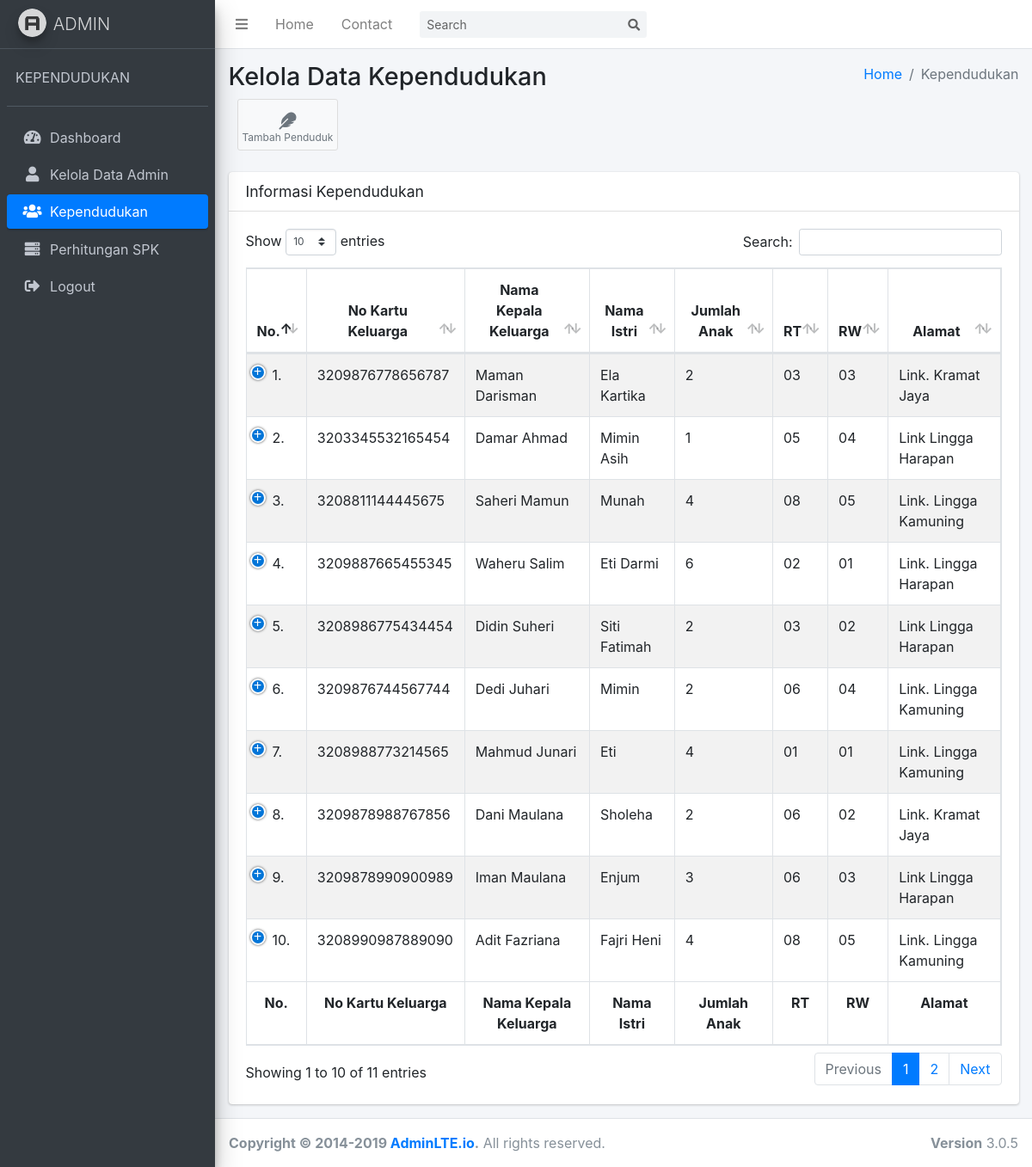
Screenshot of /cKependudukan with the database file from the repository.
### tables this page shows
CREATE TABLE `kependudukan` (
  `id_penduduk` int(11) NOT NULL,
  `no_kk` varchar(125) NOT NULL,
  `nama_kk` varchar(125) NOT NULL,
  `nama_ibu` varchar(125) NOT NULL,
  `jumlah_anak` int(20) NOT NULL,
  `rt` varchar(10) NOT NULL,
  `rw` varchar(10) NOT NULL,
  `alamat` text NOT NULL
);

### application/controllers/cKependudukan.php (called while the page is built, shortened)
<?php
class cKependudukan extends CI_Controller
{
    public function __construct()
    {
        $this->load->model('mKependudukan');
    }
    public function index()
    {
        $data = array(
            'penduduk' => $this->mKependudukan->select()
        );
        $this->load->view('Layout/head');
        $this->load->view('Layout/sidebar');
        $this->load->view('Kependudukan/penduduk', $data);
        $this->load->view('Layout/footer');
    }
}

### index.php (called while the page is built, shortened)
<?php
require_once BASEPATH.'core/CodeIgniter.php';

### application/models/mKependudukan.php (called while the page is built, shortened)
<?php
class mKependudukan extends CI_Model
{
    public function select()
    {
        $this->db->select('*');
        $this->db->from('kependudukan');
        return $this->db->get()->result();
    }
}

### application/views/Kependudukan/penduduk.php (the view, shortened to what this page needs)
<div class="content-wrapper">
    <section class="content-header">
        <div class="container-fluid">
            <div class="row mb-2">
                <div class="col-sm-6">
                    <h1>Kelola Data Kependudukan</h1>
                </div>
                <div class="col-sm-6">
                    <ol class="breadcrumb float-sm-right">
                        <li class="breadcrumb-item"><a href="#">Home</a></li>
                        <li class="breadcrumb-item active">Kependudukan</li>
                    </ol>
                </div>
            </div>
            <a href="<?= base_url('cKependudukan/create') ?>" class="btn btn-app">
                <i class="fas fa-feather"></i> Tambah Penduduk
            </a>
        </div>
    </section>
    <section class="content">
        <div class="container-fluid">
            <div class="row">
                <div class="col-12">
                    <div class="card">
                        <div class="card-header">
                            <h3 class="card-title">Informasi Kependudukan</h3>
                        </div>
                        <div class="card-body">
                            <table id="example1" class="table table-bordered table-striped">
                                <thead>
                                    <tr>
                                        <th class="text-center">No.</th>
                                        <th class="text-center">No Kartu Keluarga</th>
                                        <th class="text-center">Nama Kepala Keluarga</th>
                                        <th class="text-center">Nama Istri</th>
                                        <th class="text-center">Jumlah Anak</th>
                                        <th class="text-center">RT</th>
                                        <th class="text-center">RW</th>
                                        <th class="text-center">Alamat</th>
                                    </tr>
                                </thead>
                                <tbody>
                                    <?php
                                    $no = 1;
                                    foreach ($penduduk as $key => $value) {
                                    ?>
                                        <tr>
                                            <td><?= $no++ ?>.</td>
                                            <td><?= $value->no_kk ?></td>
                                            <td><?= $value->nama_kk ?></td>
                                            <td><?= $value->nama_ibu ?></td>
                                            <td><?= $value->jumlah_anak ?></td>
                                            <td><?= $value->rt ?></td>
                                            <td><?= $value->rw ?></td>
                                            <td><?= $value->alamat ?></td>
                                        </tr>
                                    <?php
                                    }
                                    ?>
                                </tbody>
                                <tfoot>
                                    <tr>
                                        <th class="text-center">No.</th>
                                        <th class="text-center">No Kartu Keluarga</th>
                                        <th class="text-center">Nama Kepala Keluarga</th>
                                        <th class="text-center">Nama Istri</th>
                                        <th class="text-center">Jumlah Anak</th>
                                        <th class="text-center">RT</th>
                                        <th class="text-center">RW</th>
                                        <th class="text-center">Alamat</th>
                                    </tr>
                                </tfoot>
                            </table>
                        </div>
                    </div>
                </div>
            </div>
        </div>
    </section>
</div>

### rows the page displays
kependudukan: no_kk "3209876778656787", nama_kk "Maman Darisman", nama_ibu "Ela Kartika", jumlah_anak "2", rt "03", rw "03", alamat "Link. Kramat Jaya"
kependudukan: no_kk "3203345532165454", nama_kk "Damar Ahmad", nama_ibu "Mimin Asih", jumlah_anak "1", rt "05", rw "04", alamat "Link Lingga Harapan"
kependudukan: no_kk "3208811144445675", nama_kk "Saheri Mamun", nama_ibu "Munah", jumlah_anak "4", rt "08", rw "05", alamat "Link. Lingga Kamuning"
kependudukan: no_kk "3209887665455345", nama_kk "Waheru Salim", nama_ibu "Eti Darmi", jumlah_anak "6", rt "02", rw "01", alamat "Link. Lingga Harapan"
kependudukan: no_kk "3208986775434454", nama_kk "Didin Suheri", nama_ibu "Siti Fatimah", jumlah_anak "2", rt "03", rw "02", alamat "Link Lingga Harapan"
kependudukan: no_kk "3209876744567744", nama_kk "Dedi Juhari", nama_ibu "Mimin", jumlah_anak "2", rt "06", rw "04", alamat "Link. Lingga Kamuning"
kependudukan: no_kk "3208988773214565", nama_kk "Mahmud Junari", nama_ibu "Eti", jumlah_anak "4", rt "01", rw "01", alamat "Link. Lingga Kamuning"
kependudukan: no_kk "3209878988767856", nama_kk "Dani Maulana", nama_ibu "Sholeha", jumlah_anak "2", rt "06", rw "02", alamat "Link. Kramat Jaya"
kependudukan: no_kk "3209878990900989", nama_kk "Iman Maulana", nama_ibu "Enjum", jumlah_anak "3", rt "06", rw "03", alamat "Link Lingga Harapan"
kependudukan: no_kk "3208990987889090", nama_kk "Adit Fazriana", nama_ibu "Fajri Heni", jumlah_anak "4", rt "08", rw "05", alamat "Link. Lingga Kamuning"
